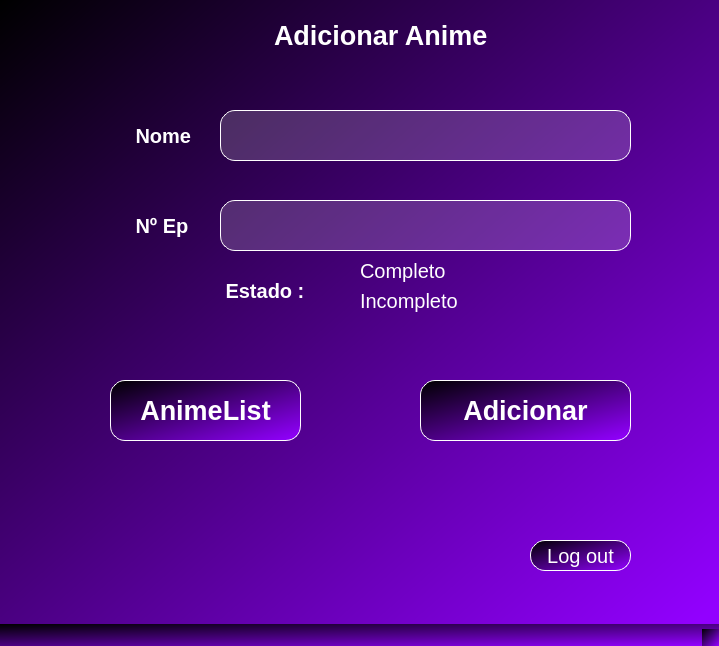
<?xml version="1.0" encoding="UTF-8"?>
<ui version="4.0">
 <class>Adicionar_Anime</class>
 <widget class="QMainWindow" name="Adicionar_Anime">
  <property name="geometry">
   <rect>
    <x>0</x>
    <y>0</y>
    <width>719</width>
    <height>646</height>
   </rect>
  </property>
  <property name="cursor">
   <cursorShape>ArrowCursor</cursorShape>
  </property>
  <property name="windowTitle">
   <string>MainWindow</string>
  </property>
  <property name="styleSheet">
   <string notr="true">background-color: qlineargradient(spread:pad, x1:0, y1:0, x2:1, y2:1, stop:0 rgba(0, 0, 0, 255), stop:0.983051 rgba(146, 0, 255, 255));</string>
  </property>
  <widget class="QWidget" name="centralwidget">
   <widget class="QLabel" name="label">
    <property name="geometry">
     <rect>
      <x>260</x>
      <y>10</y>
      <width>251</width>
      <height>51</height>
     </rect>
    </property>
    <property name="font">
     <font>
      <pointsize>20</pointsize>
      <weight>75</weight>
      <bold>true</bold>
     </font>
    </property>
    <property name="styleSheet">
     <string notr="true">color: rgb(255, 255, 255);
background-color: rgba(255, 255, 255, 0);
</string>
    </property>
    <property name="text">
     <string>  Adicionar Anime</string>
    </property>
   </widget>
   <widget class="QLabel" name="label_2">
    <property name="geometry">
     <rect>
      <x>130</x>
      <y>110</y>
      <width>91</width>
      <height>51</height>
     </rect>
    </property>
    <property name="font">
     <font>
      <pointsize>15</pointsize>
      <weight>75</weight>
      <bold>true</bold>
     </font>
    </property>
    <property name="styleSheet">
     <string notr="true">color: rgb(255, 255, 255);
background-color: rgba(255, 255, 255, 0);</string>
    </property>
    <property name="text">
     <string> Nome  </string>
    </property>
   </widget>
   <widget class="QLabel" name="label_3">
    <property name="geometry">
     <rect>
      <x>130</x>
      <y>200</y>
      <width>91</width>
      <height>51</height>
     </rect>
    </property>
    <property name="font">
     <font>
      <pointsize>15</pointsize>
      <weight>75</weight>
      <bold>true</bold>
     </font>
    </property>
    <property name="styleSheet">
     <string notr="true">color: rgb(255, 255, 255);
background-color: rgba(255, 255, 255, 0);</string>
    </property>
    <property name="text">
     <string> Nº Ep  </string>
    </property>
   </widget>
   <widget class="QLabel" name="label_4">
    <property name="geometry">
     <rect>
      <x>220</x>
      <y>270</y>
      <width>121</width>
      <height>41</height>
     </rect>
    </property>
    <property name="font">
     <font>
      <pointsize>15</pointsize>
      <weight>75</weight>
      <bold>true</bold>
     </font>
    </property>
    <property name="styleSheet">
     <string notr="true">color: rgb(255, 255, 255);
background-color: rgba(255, 255, 255, 0);</string>
    </property>
    <property name="text">
     <string> Estado :</string>
    </property>
   </widget>
   <widget class="QLineEdit" name="input_nome">
    <property name="geometry">
     <rect>
      <x>220</x>
      <y>110</y>
      <width>411</width>
      <height>51</height>
     </rect>
    </property>
    <property name="font">
     <font>
      <pointsize>15</pointsize>
     </font>
    </property>
    <property name="styleSheet">
     <string notr="true">color: rgb(255, 255, 255);
background-color: rgba(255, 255, 255, 45);
border-radius: 15px;
border: 1px solid white;</string>
    </property>
   </widget>
   <widget class="QLineEdit" name="input_ep">
    <property name="geometry">
     <rect>
      <x>220</x>
      <y>200</y>
      <width>411</width>
      <height>51</height>
     </rect>
    </property>
    <property name="font">
     <font>
      <pointsize>15</pointsize>
     </font>
    </property>
    <property name="styleSheet">
     <string notr="true">color: rgb(255, 255, 255);
background-color: rgba(255, 255, 255, 45);
border-radius: 15px;
border: 1px solid white;</string>
    </property>
   </widget>
   <widget class="QRadioButton" name="radio_completo">
    <property name="geometry">
     <rect>
      <x>340</x>
      <y>250</y>
      <width>131</width>
      <height>41</height>
     </rect>
    </property>
    <property name="font">
     <font>
      <pointsize>15</pointsize>
     </font>
    </property>
    <property name="cursor">
     <cursorShape>PointingHandCursor</cursorShape>
    </property>
    <property name="styleSheet">
     <string notr="true">color: rgb(255, 255, 255);
background-color: rgba(255, 255, 255, 0);</string>
    </property>
    <property name="text">
     <string>Completo</string>
    </property>
   </widget>
   <widget class="QRadioButton" name="radio_incompleto">
    <property name="geometry">
     <rect>
      <x>340</x>
      <y>280</y>
      <width>161</width>
      <height>41</height>
     </rect>
    </property>
    <property name="font">
     <font>
      <pointsize>15</pointsize>
     </font>
    </property>
    <property name="cursor">
     <cursorShape>PointingHandCursor</cursorShape>
    </property>
    <property name="styleSheet">
     <string notr="true">color: rgb(255, 255, 255);
background-color: rgba(255, 255, 255, 0);</string>
    </property>
    <property name="text">
     <string>Incompleto</string>
    </property>
   </widget>
   <widget class="QPushButton" name="button_list">
    <property name="geometry">
     <rect>
      <x>110</x>
      <y>380</y>
      <width>191</width>
      <height>61</height>
     </rect>
    </property>
    <property name="font">
     <font>
      <pointsize>20</pointsize>
      <weight>75</weight>
      <bold>true</bold>
     </font>
    </property>
    <property name="cursor">
     <cursorShape>PointingHandCursor</cursorShape>
    </property>
    <property name="styleSheet">
     <string notr="true">color: rgb(255, 255, 255);
border: 1px solid white;
border-radius: 15px;</string>
    </property>
    <property name="text">
     <string>AnimeList</string>
    </property>
   </widget>
   <widget class="QPushButton" name="button_add">
    <property name="geometry">
     <rect>
      <x>420</x>
      <y>380</y>
      <width>211</width>
      <height>61</height>
     </rect>
    </property>
    <property name="font">
     <font>
      <pointsize>20</pointsize>
      <weight>75</weight>
      <bold>true</bold>
     </font>
    </property>
    <property name="cursor">
     <cursorShape>PointingHandCursor</cursorShape>
    </property>
    <property name="styleSheet">
     <string notr="true">color: rgb(255, 255, 255);
border: 1px solid white;
border-radius: 15px;</string>
    </property>
    <property name="text">
     <string>Adicionar</string>
    </property>
   </widget>
   <widget class="QPushButton" name="pushButton">
    <property name="geometry">
     <rect>
      <x>530</x>
      <y>540</y>
      <width>101</width>
      <height>31</height>
     </rect>
    </property>
    <property name="font">
     <font>
      <pointsize>15</pointsize>
     </font>
    </property>
    <property name="cursor">
     <cursorShape>PointingHandCursor</cursorShape>
    </property>
    <property name="styleSheet">
     <string notr="true">color: rgb(255, 255, 255);
border: 1px solid white;
border-radius: 15px;</string>
    </property>
    <property name="text">
     <string>Log out</string>
    </property>
   </widget>
   <widget class="QLabel" name="label_5">
    <property name="geometry">
     <rect>
      <x>250</x>
      <y>330</y>
      <width>411</width>
      <height>20</height>
     </rect>
    </property>
    <property name="font">
     <font>
      <pointsize>15</pointsize>
     </font>
    </property>
    <property name="styleSheet">
     <string notr="true">background-color: rgba(255, 255, 255, 0);
color: rgb(0, 0, 255);</string>
    </property>
    <property name="text">
     <string/>
    </property>
   </widget>
  </widget>
  <widget class="QMenuBar" name="menubar">
   <property name="geometry">
    <rect>
     <x>0</x>
     <y>0</y>
     <width>719</width>
     <height>21</height>
    </rect>
   </property>
  </widget>
  <widget class="QStatusBar" name="statusbar"/>
 </widget>
 <resources/>
 <connections/>
</ui>
